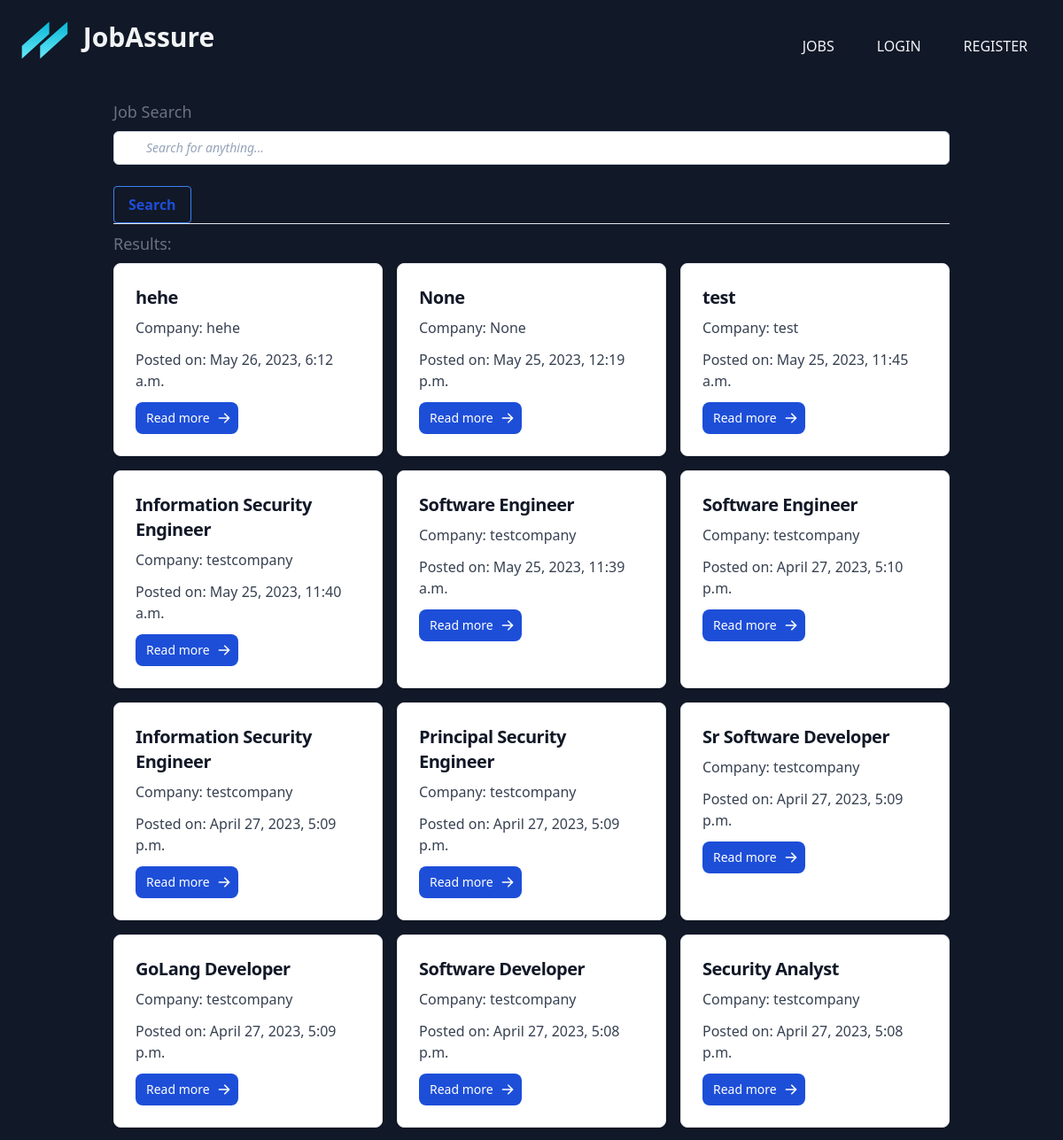
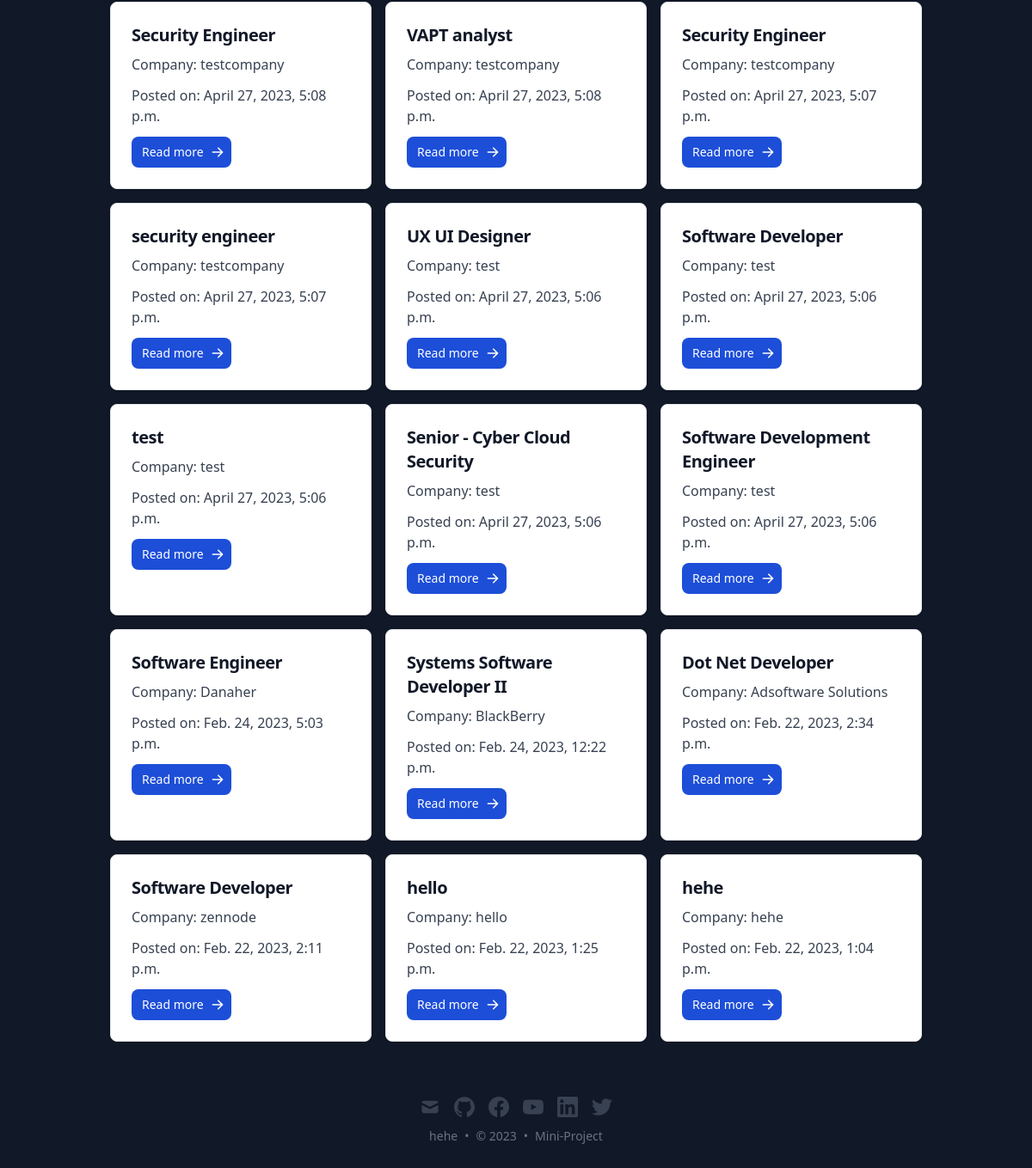
Page /dashboard/search on the committed database (2 pictures, top to bottom).
### dash/models.py (models this page shows)
class JobPost(models.Model):
    JOB_TYPE_CHOICES = (
        ('full_time', 'Full Time'),
        ('part_time', 'Part Time'),
        ('contract', 'Contract'),
        ('internship', 'Internship'),
        ('freelance', 'Freelance'),
    )
    user = models.ForeignKey(User, on_delete=models.CASCADE)
    title = models.CharField(max_length=200)
    company = models.CharField(max_length=200)
    description = models.TextField()
    job_type = models.CharField(max_length=20, choices=JOB_TYPE_CHOICES, default='full_time')
    created_at = models.DateTimeField(auto_now_add=True)

### dash/views.py (the view)
# urls.py: path('/search', views.search_jobs, name='search_jobs'),
def search_jobs(request):
    query = request.GET.get('q')
    if query:
        job_posts = JobPost.objects.filter(
            Q(title__icontains=query) | Q(description__icontains=query) | Q(company__icontains=query)
        ).order_by('-created_at')
    else:
        job_posts = JobPost.objects.all().order_by('-created_at')
    return render(request, 'search_jobs.html', {'job_posts': job_posts})

### dash/templates/search_jobs.html (shortened to what this page needs)
{% extends 'base.html' %}
{% block content %}
  <h1 class="text-lg my-2 leading-7 text-gray-500 dark:text-gray-400">Job Search</h1>
  <form method="GET" action="{% url 'search_jobs' %}">
    <label class="relative block">
      <span class="absolute inset-y-0 left-0 flex items-center pl-2">
        <svg class="h-5 w-5 fill-slate-300" viewBox="0 0 20 20"></svg>
      </span>
      <input type="text" id="query" name="q" value="{{ request.GET.q }}" class="placeholder:italic placeholder:text-slate-400 block bg-white w-full border border-slate-300 rounded-md py-2 pl-9 pr-3 shadow-sm focus:outline-none focus:border-sky-500 focus:ring-sky-500 focus:ring-1 sm:text-sm" placeholder="Search for anything..." type="text" name="search"/>
      <br><button class="bg-transparent hover:bg-blue-500 text-blue-700 font-semibold hover:text-white py-2 px-4 border border-blue-500 hover:border-transparent rounded" type="submit">Search</button>
    </label>
  </form>
  <hr>
  <h2 class="text-lg my-2 leading-7 text-gray-500 dark:text-gray-400">Results:</h2>
  {% if job_posts %}
    <div class="grid grid-cols-1 md:grid-cols-3 gap-4">
      {% for job_post in job_posts %}
        <div class="max-w-sm p-6 bg-white border border-gray-200 rounded-lg shadow dark:bg-gray-800 dark:border-gray-700">
          <a href="#">
            <h3 class="mb-2 text-xl font-bold tracking-tight text-gray-900 dark:text-white">{{ job_post.title }}</h3>
          </a>
          <p class="mb-3 font-normal text-gray-700 dark:text-gray-400">Company: {{ job_post.company }}</p>
          <p class="mb-3 font-normal text-gray-700 dark:text-gray-400">Posted on: {{ job_post.created_at }}</p>
          <a href="{% url 'job_detail' job_id=job_post.pk %}" class="inline-flex items-center px-3 py-2 text-sm font-medium text-center text-white bg-blue-700 rounded-lg hover:bg-blue-800 focus:ring-4 focus:outline-none focus:ring-blue-300 dark:bg-blue-600 dark:hover:bg-blue-700 dark:focus:ring-blue-800">
            Read more
        </a>
        </div>
      {% endfor %}
    </div>
    {% else %}
      <p class="text-lg my-2 leading-7 text-gray-500 dark:text-gray-400">No jobs found.</p>
    {% endif %}
  {% endblock %}

### rows in the picture
JobPost: title "hehe", company "hehe", created_at "May 26, 2023, 6:12 a.m."
JobPost: title "None", company "None", created_at "May 25, 2023, 12:19 p.m."
JobPost: title "test", company "test", created_at "May 25, 2023, 11:45 a.m."
JobPost: title "Information Security Engineer", company "testcompany", created_at "May 25, 2023, 11:40 a.m."
JobPost: title "Software Engineer", company "testcompany", created_at "May 25, 2023, 11:39 a.m."
JobPost: title "Software Engineer", company "testcompany", created_at "April 27, 2023, 5:10 p.m."
JobPost: title "Information Security Engineer", company "testcompany", created_at "April 27, 2023, 5:09 p.m."
JobPost: title "Principal Security Engineer", company "testcompany", created_at "April 27, 2023, 5:09 p.m."
JobPost: title "Sr Software Developer", company "testcompany", created_at "April 27, 2023, 5:09 p.m."
JobPost: title "GoLang Developer", company "testcompany", created_at "April 27, 2023, 5:09 p.m."
JobPost: title "Software Developer", company "testcompany", created_at "April 27, 2023, 5:08 p.m."
JobPost: title "Security Analyst", company "testcompany", created_at "April 27, 2023, 5:08 p.m."
JobPost: title "Security Engineer", company "testcompany", created_at "April 27, 2023, 5:08 p.m."
JobPost: title "VAPT analyst", company "testcompany", created_at "April 27, 2023, 5:08 p.m."
JobPost: title "Security Engineer", company "testcompany", created_at "April 27, 2023, 5:07 p.m."
JobPost: title "security engineer", company "testcompany", created_at "April 27, 2023, 5:07 p.m."
JobPost: title "UX UI Designer", company "test", created_at "April 27, 2023, 5:06 p.m."
JobPost: title "Software Developer", company "test", created_at "April 27, 2023, 5:06 p.m."
JobPost: title "test", company "test", created_at "April 27, 2023, 5:06 p.m."
JobPost: title "Senior - Cyber Cloud Security", company "test", created_at "April 27, 2023, 5:06 p.m."
JobPost: title "Software Development Engineer", company "test", created_at "April 27, 2023, 5:06 p.m."
JobPost: title "Software Engineer", company "Danaher", created_at "Feb. 24, 2023, 5:03 p.m."
JobPost: title "Systems Software Developer II", company "BlackBerry", created_at "Feb. 24, 2023, 12:22 p.m."
JobPost: title "Dot Net Developer", company "Adsoftware Solutions", created_at "Feb. 22, 2023, 2:34 p.m."
JobPost: title "Software Developer", company "zennode", created_at "Feb. 22, 2023, 2:11 p.m."
JobPost: title "hello", company "hello", created_at "Feb. 22, 2023, 1:25 p.m."
JobPost: title "hehe", company "hehe", created_at "Feb. 22, 2023, 1:04 p.m."
